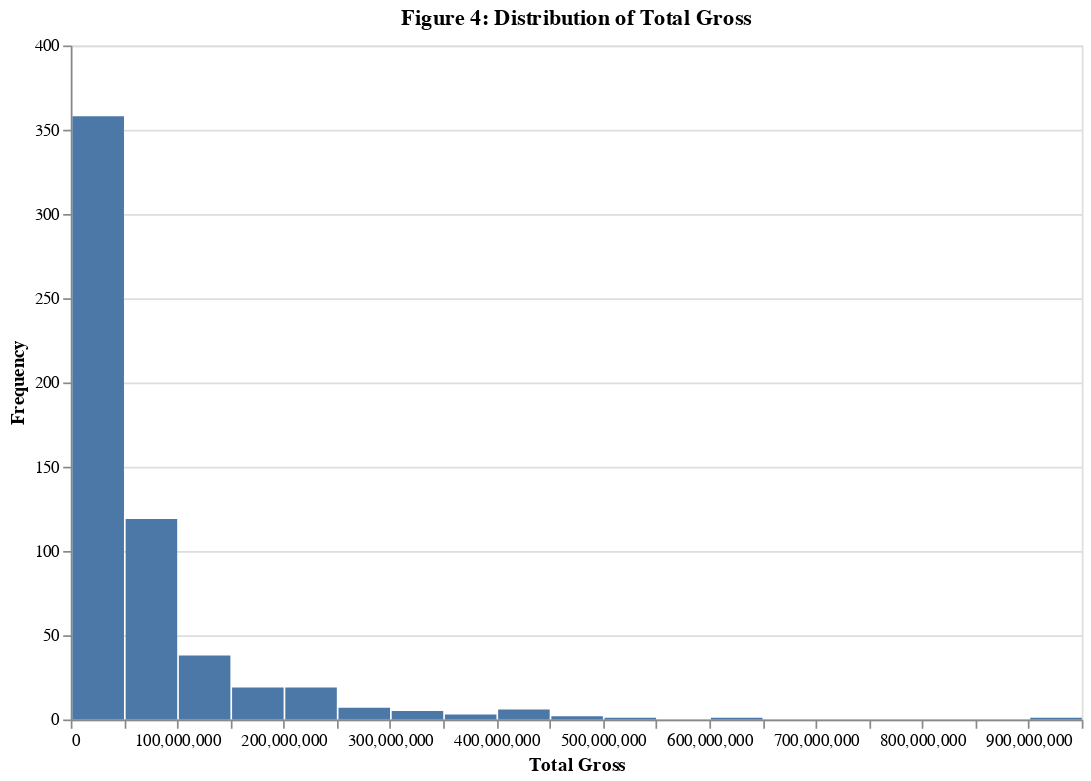

Notebook cell for this chart:
### Markdown cell above
**Check distribution of gross income of disney movies**

### Code cell
disney_movies_df['total_gross'] = disney_movies_df['total_gross'].replace('[\$,]', '', regex=True).astype(float)

total_gross_histogram = alt.Chart(disney_movies_df).mark_bar().encode(
    alt.X("total_gross:Q", bin=alt.Bin(maxbins=30), title="Total Gross"),
    alt.Y("count()", title="Frequency"),
    tooltip=["count()"]
).properties(
    width=600,
    height=400,
    title="Figure 4: Distribution of Total Gross"
)

total_gross_histogram

### Figure 1 — Vega-Lite specification as saved in the notebook (floating-point values rounded to 4 significant figures; data arrays with more than 128 entries replaced by an {"elided": "..."} marker saying what was removed)
{"config": {"view": {"continuousWidth": 400, "continuousHeight": 300}}, "data": {"name": "data-4dd796cdc2fbd744bdf7665f18eb60cc"}, "mark": "bar", "encoding": {"tooltip": [{"type": "quantitative", "aggregate": "count"}], "x": {"type": "quantitative", "bin": {"maxbins": 30}, "field": "total_gross", "title": "Total Gross"}, "y": {"type": "quantitative", "aggregate": "count", "title": "Frequency"}}, "height": 400, "title": "Figure 4: Distribution of Total Gross", "width": 600, "$schema": "https://vega.github.io/schema/vega-lite/v4.8.1.json", "datasets": {"data-4dd796cdc2fbd744bdf7665f18eb60cc": {"elided": "579 records"}}}
